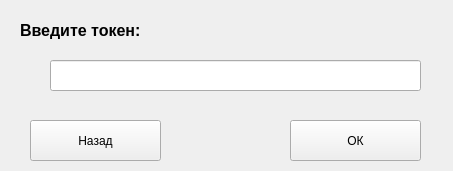
<?xml version="1.0" encoding="UTF-8"?>
<ui version="4.0">
 <class>Form</class>
 <widget class="QWidget" name="Form">
  <property name="geometry">
   <rect>
    <x>0</x>
    <y>0</y>
    <width>453</width>
    <height>171</height>
   </rect>
  </property>
  <property name="windowTitle">
   <string>Form</string>
  </property>
  <widget class="QLabel" name="label">
   <property name="geometry">
    <rect>
     <x>20</x>
     <y>10</y>
     <width>241</width>
     <height>41</height>
    </rect>
   </property>
   <property name="font">
    <font>
     <family>Tahoma</family>
     <pointsize>12</pointsize>
     <weight>75</weight>
     <bold>true</bold>
    </font>
   </property>
   <property name="text">
    <string>Введите токен:</string>
   </property>
  </widget>
  <widget class="QLineEdit" name="inputLabel">
   <property name="enabled">
    <bool>true</bool>
   </property>
   <property name="geometry">
    <rect>
     <x>50</x>
     <y>60</y>
     <width>371</width>
     <height>31</height>
    </rect>
   </property>
   <property name="inputMask">
    <string/>
   </property>
   <property name="text">
    <string/>
   </property>
   <property name="maxLength">
    <number>10</number>
   </property>
   <property name="frame">
    <bool>true</bool>
   </property>
  </widget>
  <widget class="QLabel" name="tokenError">
   <property name="geometry">
    <rect>
     <x>190</x>
     <y>20</y>
     <width>231</width>
     <height>21</height>
    </rect>
   </property>
   <property name="text">
    <string/>
   </property>
  </widget>
  <widget class="QPushButton" name="okButton">
   <property name="enabled">
    <bool>true</bool>
   </property>
   <property name="geometry">
    <rect>
     <x>290</x>
     <y>120</y>
     <width>131</width>
     <height>41</height>
    </rect>
   </property>
   <property name="cursor">
    <cursorShape>PointingHandCursor</cursorShape>
   </property>
   <property name="text">
    <string>ОК</string>
   </property>
  </widget>
  <widget class="QPushButton" name="backButton">
   <property name="enabled">
    <bool>true</bool>
   </property>
   <property name="geometry">
    <rect>
     <x>30</x>
     <y>120</y>
     <width>131</width>
     <height>41</height>
    </rect>
   </property>
   <property name="cursor">
    <cursorShape>PointingHandCursor</cursorShape>
   </property>
   <property name="text">
    <string>Назад</string>
   </property>
  </widget>
 </widget>
 <resources/>
 <connections/>
</ui>
